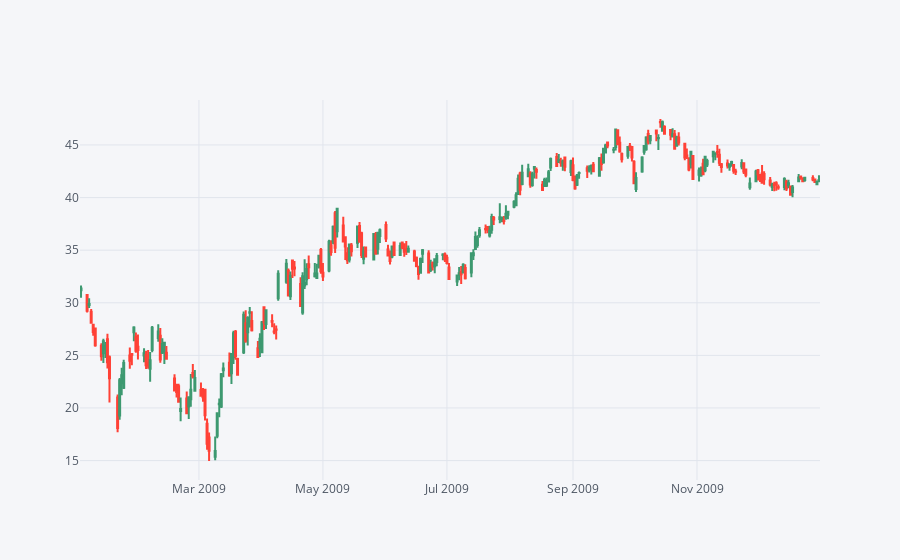

Notebook source saved alongside this figure:
### Code cell
#candleplot using cufflinks(for financial analysis of whether stocck went up or down)green increasing red decreasing
jp=JPM[['Open','High','Low','Close']].loc['2009-1-1':'2009-12-31']
jp.iplot(kind='candle')

### Figure 1 — Plotly figure (JSON) as saved in the notebook; plotly's stock layout.template omitted (floating-point values rounded to 4 significant figures; data arrays with more than 128 entries replaced by an {"elided": "..."} marker saying what was removed)
{"data": [{"close": {"elided": "252 float values"}, "high": {"elided": "252 float values"}, "low": {"elided": "252 float values"}, "open": {"elided": "252 float values"}, "showlegend": false, "type": "candlestick", "x": {"elided": "252 str values"}, "yaxis": "y2"}], "layout": {"legend": {"bgcolor": "#F5F6F9", "font": {"color": "#4D5663"}}, "paper_bgcolor": "#F5F6F9", "plot_bgcolor": "#F5F6F9", "title": {"font": {"color": "#4D5663"}}, "xaxis": {"gridcolor": "#E1E5ED", "rangeslider": {"visible": false}, "showgrid": true, "tickfont": {"color": "#4D5663"}, "title": {"font": {"color": "#4D5663"}, "text": ""}, "zerolinecolor": "#E1E5ED"}, "yaxis": {"gridcolor": "#E1E5ED", "showgrid": true, "showticklabels": false, "tickfont": {"color": "#4D5663"}, "title": {"font": {"color": "#4D5663"}, "text": ""}, "zerolinecolor": "#E1E5ED"}, "yaxis2": {"gridcolor": "#E1E5ED", "showgrid": true, "tickfont": {"color": "#4D5663"}, "title": {"font": {"color": "#4D5663"}, "text": ""}, "zerolinecolor": "#E1E5ED"}}}
